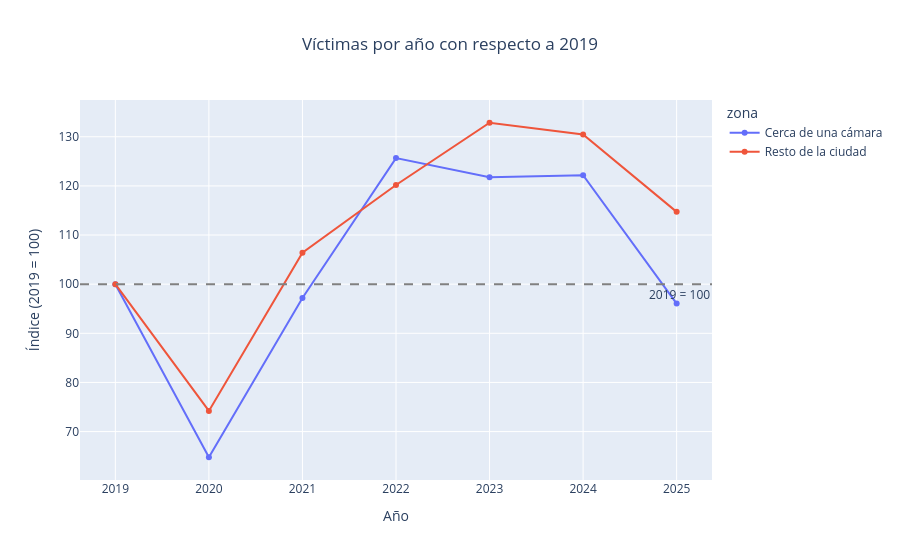

Notebook code cell kept with this figure:
### Code cell
g5 = victimas_camaras_2019.copy()
g5[victimas_camaras_anio] = g5[victimas_camaras_anio].astype(int)
g5["zona"] = np.where(g5[victimas_camaras_dist] <= RADIO, "Cerca de una cámara", "Resto de la ciudad")

por_anio = g5.groupby([victimas_camaras_anio, "zona"]).size().unstack(fill_value=0)
print(por_anio)

indice = (por_anio / por_anio.loc[2019] * 100).reset_index()
indice = indice.melt(id_vars=victimas_camaras_anio, var_name="zona", value_name="indice")

fig5 = px.line(indice, x=victimas_camaras_anio, y="indice", color="zona", markers=True,
               title="Víctimas por año con respecto a 2019")

fig5.update_layout(yaxis_title="Índice (2019 = 100)", xaxis_title="Año", title_x=0.5)
fig5.add_hline(y=100, line_dash="dash", line_color="gray", annotation_text="2019 = 100", annotation_position="bottom right")
fig5.show()

### Figure 1 — Plotly figure (JSON) as saved in the notebook; plotly's stock layout.template omitted (floating-point values rounded to 4 significant figures)
{"data": [{"hovertemplate": "zona=Cerca de una cámara<br>AA_Acc=%{x}<br>indice=%{y}<extra></extra>", "legendgroup": "Cerca de una cámara", "line": {"color": "#636efa", "dash": "solid"}, "marker": {"symbol": "circle"}, "mode": "lines+markers", "name": "Cerca de una cámara", "orientation": "v", "showlegend": true, "type": "scatter", "x": [2019, 2020, 2021, 2022, 2023, 2024, 2025], "xaxis": "x", "y": [100.0, 64.77, 97.19, 125.7, 121.8, 122.2, 96.05], "yaxis": "y"}, {"hovertemplate": "zona=Resto de la ciudad<br>AA_Acc=%{x}<br>indice=%{y}<extra></extra>", "legendgroup": "Resto de la ciudad", "line": {"color": "#EF553B", "dash": "solid"}, "marker": {"symbol": "circle"}, "mode": "lines+markers", "name": "Resto de la ciudad", "orientation": "v", "showlegend": true, "type": "scatter", "x": [2019, 2020, 2021, 2022, 2023, 2024, 2025], "xaxis": "x", "y": [100.0, 74.2, 106.4, 120.2, 132.9, 130.5, 114.7], "yaxis": "y"}], "layout": {"annotations": [{"showarrow": false, "text": "2019 = 100", "x": 1, "xanchor": "right", "xref": "x domain", "y": 100, "yanchor": "top", "yref": "y"}], "legend": {"title": {"text": "zona"}, "tracegroupgap": 0}, "shapes": [{"line": {"color": "gray", "dash": "dash"}, "type": "line", "x0": 0, "x1": 1, "xref": "x domain", "y0": 100, "y1": 100, "yref": "y"}], "title": {"text": "Víctimas por año con respecto a 2019", "x": 0.5}, "xaxis": {"anchor": "y", "domain": [0, 1], "title": {"text": "Año"}}, "yaxis": {"anchor": "x", "domain": [0, 1], "title": {"text": "Índice (2019 = 100)"}}}}
